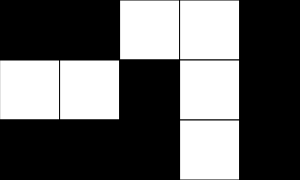
Frame 1 (no input)
Frame 60 (no input): identical to frame 1, image omitted
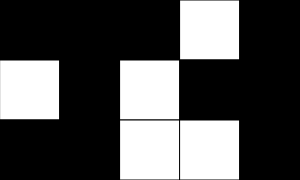
Frame 120 (the mouse pressed at the canvas centre since frame 60)

The p5.js sketch that drew these frames (run headless with seeded random() and noise() and a simulated clock; from frame 60 on, the mouse is pressed at the canvas centre):

// p5.js sketch
// ── sketch.js
// 2D arrays basics
// Joy Min
// April 2, 2025

let grid = [
  [0,  0,   255, 255, 0],
  [255, 255, 0,   255, 0],
  [0,   0,   0,   255, 0]
];

let squareSize = 60;
const NUM_ROWS = 3; const NUM_COLS = 5;

function setup() {
  createCanvas(NUM_COLS * squareSize, NUM_ROWS * squareSize);
}

function renderGrid() {
  // interpret the information in the 2D array, and draw
  // a grid of colors on the screen to reflect it.
  for (let y = 0; y < NUM_ROWS; y++) {
    for (let x = 0; x < NUM_COLS; x++) {
      let fillColor = grid[y][x];
      fill(fillColor);
      square(x * squareSize, y * squareSize, squareSize);
    }
  }
}

function getCurrentY() {
  //determine current row of the mouse position
  let constrainedY = constrain(mouseY, 0, height - 1);
  return floor(constrainedY / squareSize);
}

function getCurrentX() {
  //determine current col of the mouse position
  let constrainedX = constrain(mouseX, 0, width - 1);
  return floor(constrainedX / squareSize);
}

function mousePressed() {
  //flip current tile to a random greyscale value
  //only do something if mouseX/mouseY are on the canvas...
  
  let x = getCurrentX();
  let y = getCurrentY();
  
  //always: flip the "current" tile
  flip(x,y);

  //sometimes: (depending on position) flip the neighbours
  if(y > 0) {
    flip(x, y-1);
  }  //NORTH 
  if(x > 0) {
    flip(x-1, y);
  }  //WEST
  if(x < NUM_COLS-1) {
    flip(x+1, y);
  } //EAST
  if(y < NUM_ROWS-1) {
    flip(x, y+1);
  } //SOUTH
  
}

function flip(x, y){
  //take a tile and invert its value
  if (grid[y][x] === 0) {
    grid[y][x] = 255;
  }
  else {
    grid[y][x] = 0;
  }
}


function draw() {
  background(220);
  renderGrid();
}
